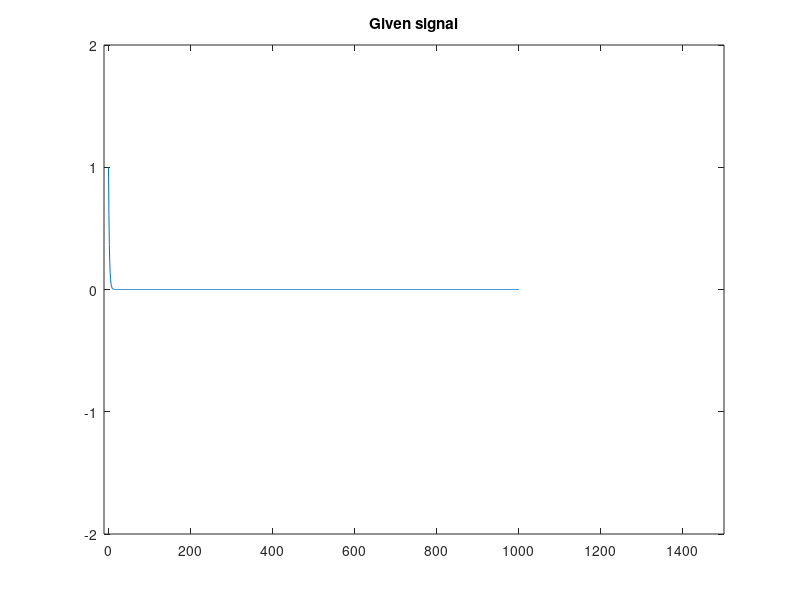
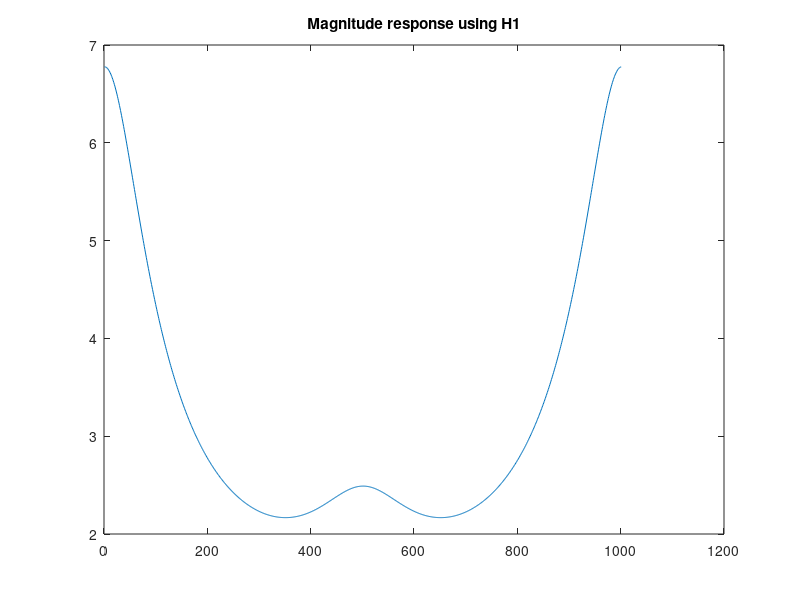
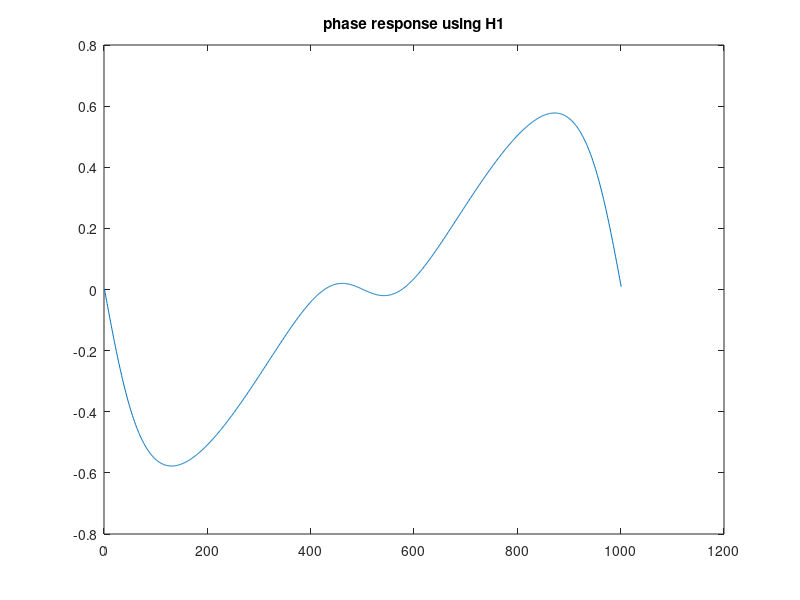
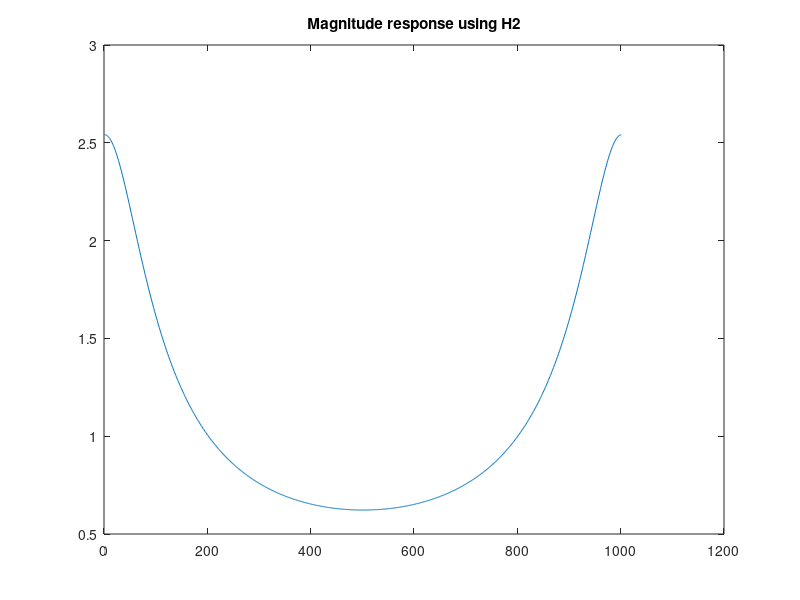

MATLAB code for these plots, in order:
clc;
clearvars;
x = zeros(1,1000);
for i=1:1001
    x(i)= exp(-(0.5*(i-1)));
end
plot(x);
title('Given signal');
axis([-10,1500,-2,2]);
figure;
%H1
n = [3 1];
d = [1,1/2];
fil = fft(filter(n,d,x));
plot(abs(fil));
title('Magnitude response using H1');
%axis([-10,1500,-2,4]);
figure;
plot(angle(fil));
title('phase response using H1');
%axis([-10,1500,-2,2]);
figure;
%H2
n2 = [1 3];
d2 = [3,1];
fil2 = fft(filter(n2,d2,x));
plot(abs(fil2));
title('Magnitude response using H2');
%axis([-10,1500,-2,2]);
figure;
plot(angle(fil2));
title('phase response using H2');
%axis([-10,1500,-2,2]);